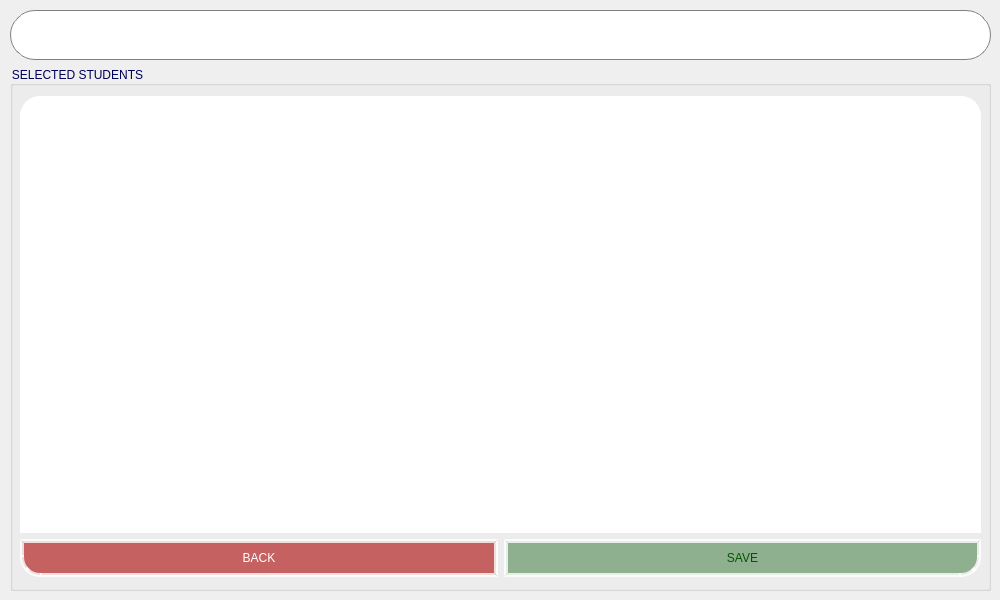
<?xml version="1.0" encoding="UTF-8"?>
<ui version="4.0">
 <class>AssignStudentsDialog</class>
 <widget class="QDialog" name="AssignStudentsDialog">
  <property name="geometry">
   <rect>
    <x>0</x>
    <y>0</y>
    <width>1000</width>
    <height>600</height>
   </rect>
  </property>
  <property name="windowTitle">
   <string>Assign Students</string>
  </property>
  <widget class="QWidget" name="verticalLayoutWidget_2">
   <property name="geometry">
    <rect>
     <x>10</x>
     <y>10</y>
     <width>981</width>
     <height>581</height>
    </rect>
   </property>
   <layout class="QVBoxLayout" name="verticalLayout_2">
    <item>
     <widget class="QComboBox" name="ComboBox_Class">
      <property name="minimumSize">
       <size>
        <width>0</width>
        <height>50</height>
       </size>
      </property>
      <property name="styleSheet">
       <string notr="true">QComboBox {
    border: 1px solid gray;
    border-radius: 25px; /* Bo tròn cả 4 góc */
    padding: 10px;
    font: 500 15px &quot;Cambria&quot;;
    background: white;
    padding-right: 30px; /* Chừa khoảng trống bên phải */
}

/* Ẩn nền của nút dropdown để bo góc phải */
QComboBox::drop-down {
    border: none;
    background: transparent; /* Để nền trong suốt */
    width: 25px;
    subcontrol-position: right center;
}

/* Tạo nền bo góc cho dropdown */
QComboBox::down-arrow {
    image: url(image/down-arrow.png);
    width: 10px;
    height: 12px;
    margin-right: 5px;
}
</string>
      </property>
     </widget>
    </item>
    <item>
     <widget class="QGroupBox" name="groupBox_SelectedStudent">
      <property name="styleSheet">
       <string notr="true">font: 2000 12pt &quot;Arial&quot;;
color: rgb(0,0,90);</string>
      </property>
      <property name="title">
       <string>SELECTED STUDENTS</string>
      </property>
      <widget class="QWidget" name="verticalLayoutWidget">
       <property name="geometry">
        <rect>
         <x>10</x>
         <y>30</y>
         <width>961</width>
         <height>481</height>
        </rect>
       </property>
       <layout class="QVBoxLayout" name="verticalLayout">
        <item>
         <widget class="QListWidget" name="listWidget_Students">
          <property name="minimumSize">
           <size>
            <width>0</width>
            <height>236</height>
           </size>
          </property>
          <property name="maximumSize">
           <size>
            <width>16777215</width>
            <height>500</height>
           </size>
          </property>
          <property name="styleSheet">
           <string notr="true">    QListWidget {
        border: 2px solid rgb(255,255,255);
        border-top-left-radius: 20px;  /* Bo góc trái trên */
        border-top-right-radius: 20px; /* Bo góc phải trên */
        border-bottom-left-radius: 0px;  /* Giữ góc dưới vuông */
        border-bottom-right-radius: 0px; /* Giữ góc dưới vuông */
        background-color: white;
        padding: 5px;
    }</string>
          </property>
         </widget>
        </item>
        <item>
         <layout class="QHBoxLayout" name="horizontalLayout">
          <item>
           <widget class="QPushButton" name="pushButton_Home">
            <property name="minimumSize">
             <size>
              <width>0</width>
              <height>35</height>
             </size>
            </property>
            <property name="maximumSize">
             <size>
              <width>16777215</width>
              <height>50</height>
             </size>
            </property>
            <property name="styleSheet">
             <string notr="true">QPushButton {
    font: 5000 14pt &quot;Arial&quot;; /* Font Arial Black, size 12 */
    background-color: rgba(170,0,0,150); /* Màu nền đỏ đậm */
    color: rgb(255,255,255); /* Màu chữ trắng */
    border-bottom-left-radius: 20px;
    padding: 4px; /* Khoảng cách giữa chữ và viền */
    border: 4px solid rgba(255, 255,255, 200); /* Viền đỏ đậm */
    box-shadow: 3px 3px 8px rgba(0, 0, 0, 100); /* Đổ bóng */
}

QPushButton:hover {
    background-color: rgb(170,0,0); /* Màu sáng hơn khi hover */
	color: rgb(255,255,255);
}

QPushButton:pressed {
    background-color: rgb(112,0,0); /* Màu tối hơn khi nhấn */
	color: rgb(255,255,255);
    box-shadow: 1px 1px 5px rgba(0, 0, 0, 150); /* Giảm bóng khi nhấn */
}</string>
            </property>
            <property name="text">
             <string>BACK</string>
            </property>
           </widget>
          </item>
          <item>
           <widget class="QPushButton" name="pushButton_AssignStudent">
            <property name="maximumSize">
             <size>
              <width>16777215</width>
              <height>50</height>
             </size>
            </property>
            <property name="styleSheet">
             <string notr="true">QPushButton {
    font: 5000 14pt &quot;Arial&quot;; /* Font Arial Black, size 12 */
    background-color: rgba(0,85,0,100); /* Màu nền đỏ đậm */
    color: rgb(0, 85, 0); /* Màu chữ trắng */
	border-bottom-right-radius: 20px;
	padding: 8px; /* Khoảng cách giữa chữ và viền */
    border: 4px solid rgba(255, 255,255, 200); /* Viền đỏ đậm */
    box-shadow: 3px 3px 8px rgba(0, 0, 0, 100); /* Đổ bóng */
}

QPushButton:hover {
    background-color:  rgb(0, 109, 80); /* Màu sáng hơn khi hover */
	color: rgb(255,255,255);
}

QPushButton:pressed {
    background-color: rgb(0,85,0); /* Màu tối hơn khi nhấn */
	color: rgb(255,255,255);
    box-shadow: 1px 1px 5px rgba(0, 0, 0, 150); /* Giảm bóng khi nhấn */
}</string>
            </property>
            <property name="text">
             <string>SAVE</string>
            </property>
           </widget>
          </item>
         </layout>
        </item>
       </layout>
      </widget>
     </widget>
    </item>
   </layout>
  </widget>
 </widget>
 <resources/>
 <connections/>
</ui>
